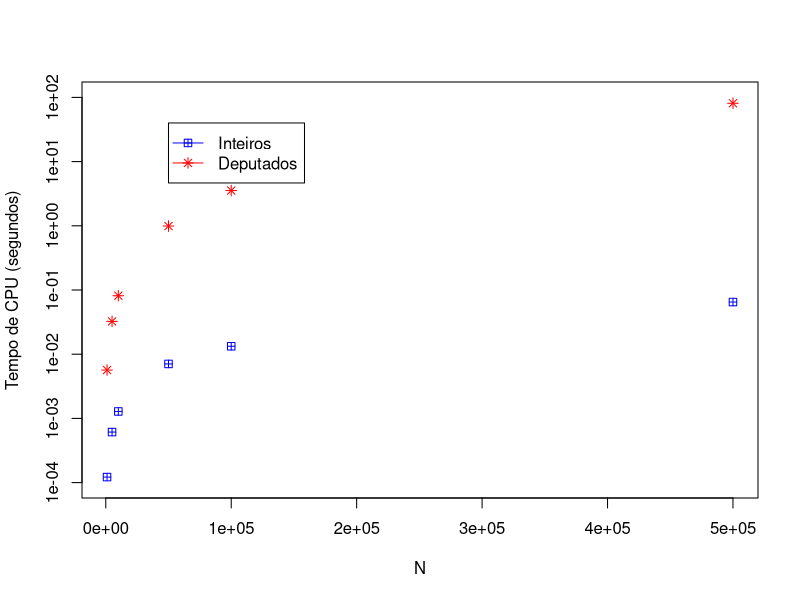
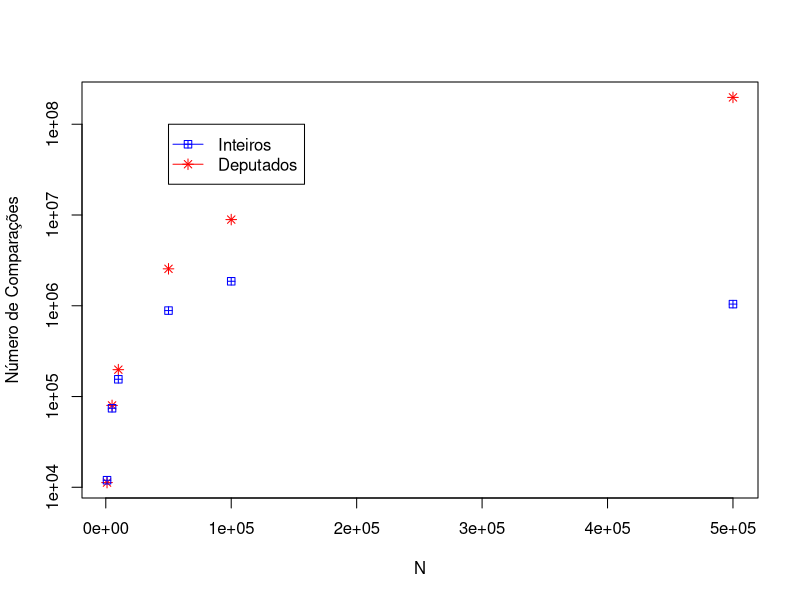
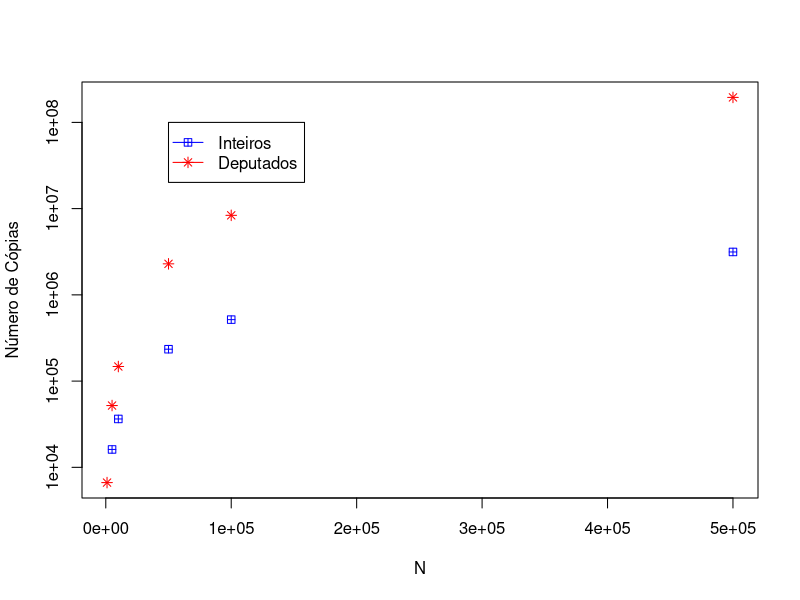

Reproduce these figures in R, in order.


N <- c(1000, 5000, 10000, 50000, 100000, 500000)

timeQuickDeputados <- c(0.0056664, 0.0324112, 0.081429, 0.991236, 3.54128, 81.0648)
timeQuickInteiros <- c(0.0001218, 0.000612, 0.0012832, 0.0070532, 0.0132982, 0.0649264)

compQuickDeputados <- c(11261, 79790, 197640, 2551915, 8899232, 197527310)
compQuickInteiros <- c(11959, 74228, 154858, 884967, 1860703, 1042638)

copiasQuickDeputados <- c(6652, 52054, 147580, 2289060, 8360755, 194814933)
copiasQuickInteiros <- c(2464, 16120, 36380, 234282, 516125, 3143521)

plot(x = N, y = timeQuickDeputados, pch = 8, col = "red", ylab = "Tempo de CPU (segundos)", log = "y", ylim = c(0.0001, 100))
points(x= N, y = timeQuickInteiros, pch = 12, col = "blue")
legend(x = 50000, y = 40,
       legend = c("Inteiros", "Deputados"),
       col = c("blue", "red"), pch = c(12, 8), lwd = 1)


plot(x = N, y = compQuickDeputados, pch = 8, col = "red", ylab = "Número de Comparações", log = "y")
points(x= N, y = compQuickInteiros, pch = 12, col = "blue")
legend(x = 50000, y = 1e+08,
       legend = c("Inteiros", "Deputados"),
       col = c("blue", "red"), pch = c(12, 8), lwd = 1)

plot(x = N, y = copiasQuickDeputados, pch = 8, col = "red", ylab = "Número de Cópias", log = "y")
points(x= N, y = copiasQuickInteiros, pch = 12, col = "blue")
legend(x = 50000, y = 1e+08,
       legend = c("Inteiros", "Deputados"),
       col = c("blue", "red"), pch = c(12, 8), lwd = 1)





